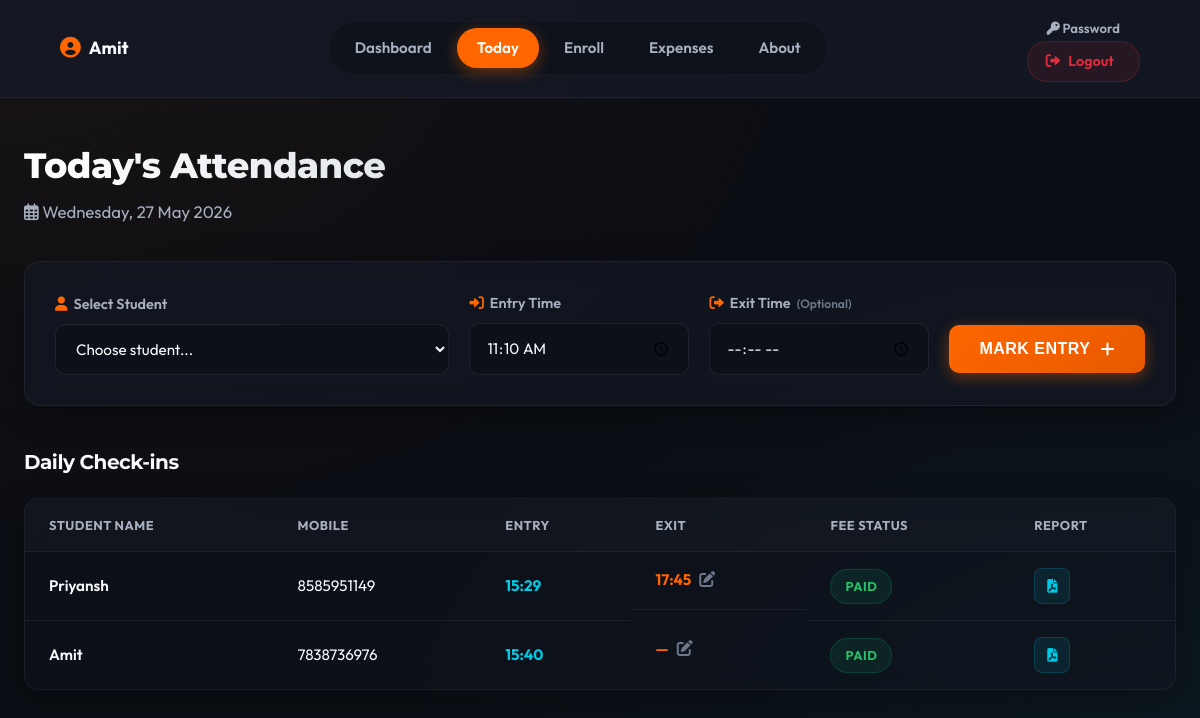
The app's page /today (signed in), older data.
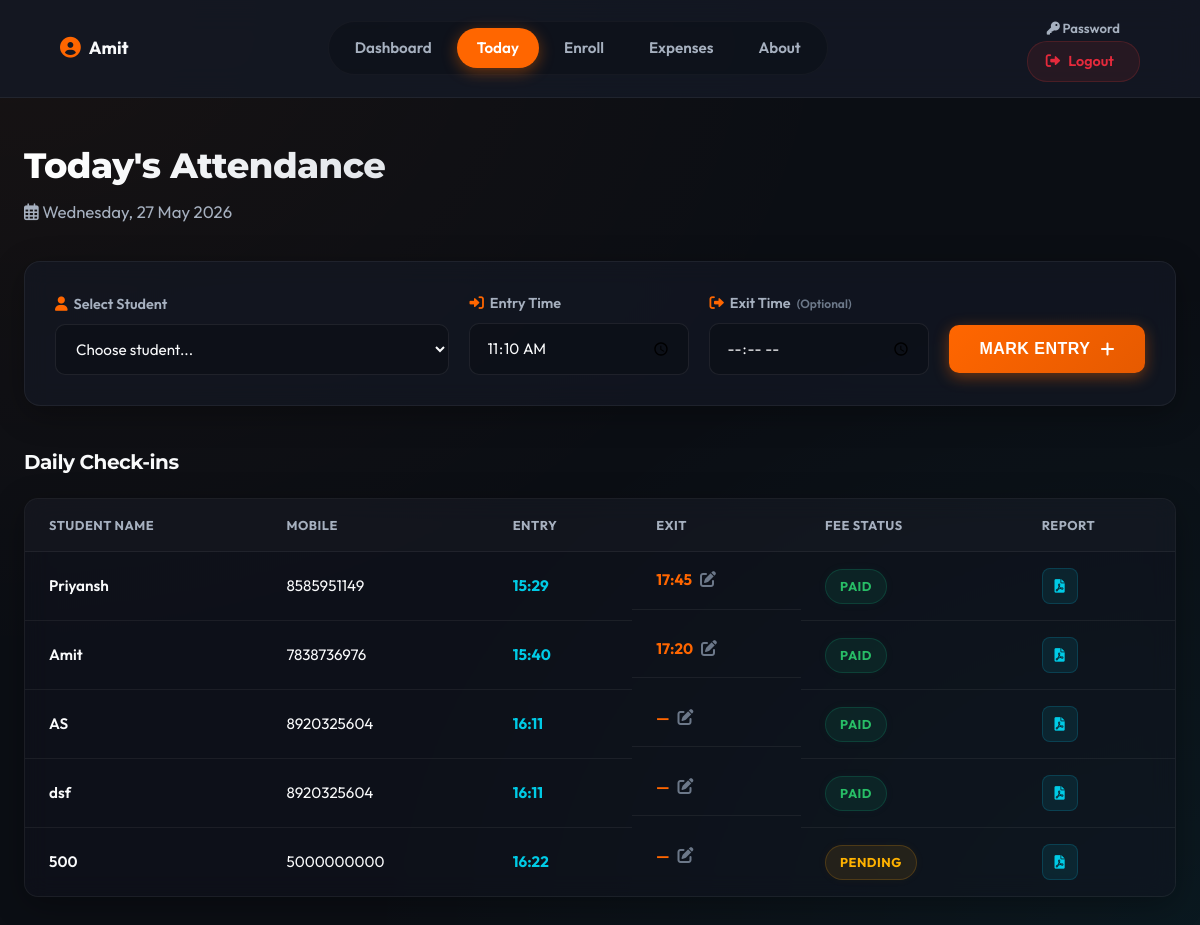
The same page, newer data.
### tables this page shows
CREATE TABLE students (
            id INTEGER PRIMARY KEY AUTOINCREMENT,
            owner_id INTEGER NOT NULL,
            name TEXT NOT NULL,
            mobile TEXT NOT NULL,
            date_enrolled DATE NOT NULL,
            membership_duration INTEGER DEFAULT 1,
            monthly_fee REAL NOT NULL DEFAULT 0,
            is_active BOOLEAN DEFAULT 1,
            FOREIGN KEY (owner_id) REFERENCES owners(id)
        );

CREATE TABLE attendance (
            id INTEGER PRIMARY KEY AUTOINCREMENT,
            owner_id INTEGER NOT NULL,
            student_id INTEGER NOT NULL,
            date DATE NOT NULL,
            entry_time TIME,
            exit_time TIME,
            FOREIGN KEY (owner_id) REFERENCES owners(id),
            FOREIGN KEY (student_id) REFERENCES students(id)
        );

### app.py (the view)
@app.route('/today')
def today_management():
    if not is_logged_in():
        return redirect(url_for('login'))
    owner_id = session['owner_id']
    check_and_create_fees(owner_id)
    today = datetime.now().strftime('%Y-%m-%d')
    current_month = datetime.now().strftime('%Y-%m')
    conn = get_db_connection()
    students = conn.execute('SELECT id, name FROM students WHERE owner_id = ? AND is_active = 1', (owner_id,)).fetchall()
    attendance_records = conn.execute('''
        SELECT a.id, s.id as student_id, s.name, s.mobile, a.entry_time, a.exit_time, f.status as fee_status
        FROM attendance a
        JOIN students s ON a.student_id = s.id
        LEFT JOIN fees f ON a.student_id = f.student_id AND f.month = ?
        WHERE a.owner_id = ? AND a.date = ?
    ''', (current_month, owner_id, today)).fetchall()
    conn.close()
    return render_template('today_management.html',
                           students=students,
                           attendance_records=attendance_records,
                           today_display=datetime.now().strftime('%A, %d %B %Y'))

### app.py (called while the page is built)
def is_logged_in():
    return 'owner_id' in session

def check_and_create_fees(owner_id):
    current_month = datetime.now().strftime('%Y-%m')
    conn = get_db_connection()
    conn.execute('''
        INSERT INTO fees (owner_id, student_id, month, amount, status)
        SELECT s.owner_id, s.id, ?, s.monthly_fee, 'PENDING'
        FROM students s
        LEFT JOIN fees f ON s.id = f.student_id AND f.month = ?
        WHERE s.owner_id = ? AND s.is_active = 1 AND f.id IS NULL
    ''', (current_month, current_month, owner_id))
    conn.commit()
    conn.close()

@app.context_processor
def inject_now():
    return {'now': datetime.utcnow()}

### database.py (called while the page is built)
def get_db_connection():
    conn = sqlite3.connect(os.path.join(os.path.dirname(__file__), DB_NAME))
    conn.row_factory = sqlite3.Row
    return conn

### templates/today_management.html (shortened to what this page needs)
<!DOCTYPE html>
<html lang="en">
<head>
    <link rel="stylesheet" href="{{ url_for('static', filename='style.css') }}">
    <link rel="stylesheet" href="https://cdnjs.cloudflare.com/ajax/libs/font-awesome/6.0.0/css/all.min.css">
</head>
<body>
    <nav class="navbar">
        <div class="nav-left">
            <span class="owner-name"><i class="fas fa-user-circle"></i> {{ session['owner_name'] }}</span>
        </div>
        <div class="nav-center">
            <a href="{{ url_for('dashboard') }}" class="nav-link">Dashboard</a>
            <a href="{{ url_for('today_management') }}" class="nav-link active">Today</a>
            <a href="{{ url_for('enroll_student') }}" class="nav-link">Enroll</a>
            <a href="{{ url_for('expenses') }}" class="nav-link">Expenses</a>
            <a href="{{ url_for('about') }}" class="nav-link">About</a>
        </div>
        <div class="nav-right">
            <a href="{{ url_for('change_password') }}" class="nav-link" style="font-size:0.82rem;"><i class="fas fa-key"></i> Password</a>
            <a href="{{ url_for('logout') }}" class="logout-btn"><i class="fas fa-sign-out-alt"></i> Logout</a>
        </div>
    </nav>
    <main class="container">
        <div class="page-header">
            <h2>Today's Attendance</h2>
            <p class="current-date"><i class="far fa-calendar-alt"></i> {{ today_display }}</p>
        </div>
        <section class="form-section">
            <div class="glass-panel inline-form">
                <div class="form-group" style="flex: 2; min-width: 250px;">
                    <label for="student_id"><i class="fas fa-user"></i> Select Student</label>
                    <select name="student_id" id="student_id" required>
                        <option value="" disabled selected>Choose student...</option>
                    </select>
                </div>
                <form action="{{ url_for('add_attendance') }}" method="POST" style="display: contents;">
                    <div class="form-group">
                        <label for="entry_time"><i class="fas fa-sign-in-alt"></i> Entry Time</label>
                        <input type="time" name="entry_time" id="entry_time" required>
                    </div>
                    <div class="form-group">
                        <label for="exit_time"><i class="fas fa-sign-out-alt"></i> Exit Time <small style="color: var(--text-muted);">(Optional)</small></label>
                        <input type="time" name="exit_time" id="exit_time">
                    </div>
                    <button type="submit" class="btn-primary" onclick="syncStudentId(event)">Mark Entry <i class="fas fa-plus"></i></button>
                </form>
            </div>
        </section>
        <section class="table-section">
            <div class="section-header">
                <h3>Daily Check-ins</h3>
            </div>
            <div class="table-container glass-panel">
                <table>
                    <thead>
                        <tr>
                            <th>Student Name</th>
                            <th>Mobile</th>
                            <th>Entry</th>
                            <th>Exit</th>
                            <th>Fee Status</th>
                            <th>Report</th>
                        </tr>
                    </thead>
                    <tbody>
                        {% for record in attendance_records %}
                        <tr>
                            <td style="font-weight: 600;">{{ record.name }}</td>
                            <td>{{ record.mobile }}</td>
                            <td><span style="font-weight: 700; color: var(--secondary);">{{ record.entry_time }}</span></td>
                            <td class="exit-cell" data-id="{{ record.id }}">
                                <span class="time-val" style="font-weight: 700; color: var(--primary);">{{ record.exit_time or '—' }}</span>
                                <button class="edit-btn" onclick="editExitTime(this)"><i class="fas fa-edit"></i></button>
                            </td>
                            <td>
                                {% if record.fee_status == 'PAID' %}
                                <span class="badge badge-paid">PAID</span>
                                {% else %}
                                <span class="badge badge-pending">PENDING</span>
                                {% endif %}
                            </td>
                            <td>
                                <a href="{{ url_for('download_student_pdf', student_id=record.student_id) }}" class="btn-sm btn-pdf" title="Download Report">
                                    <i class="fas fa-file-pdf"></i>
                                </a>
                            </td>
                        </tr>
                        {% endfor %}
                    </tbody>
                </table>
            </div>
        </section>
    </main>
</body>
</html>

Row changes from the older to the newer data that the page shows:
changed attendance "Amit": exit_time "—" → "17:20"
added attendance: name "AS", mobile "8920325604", entry_time "16:11", exit_time "—", shows "PAID"
added attendance: name "dsf", mobile "8920325604", entry_time "16:11", exit_time "—", shows "PAID"
added attendance: name "500", mobile "5000000000", entry_time "16:22", exit_time "—", shows "PENDING"
